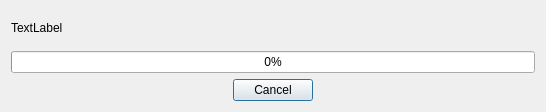
<?xml version="1.0" encoding="UTF-8"?>
<ui version="4.0">
 <class>LoadingDialog</class>
 <widget class="QDialog" name="LoadingDialog">
  <property name="geometry">
   <rect>
    <x>0</x>
    <y>0</y>
    <width>546</width>
    <height>112</height>
   </rect>
  </property>
  <property name="windowTitle">
   <string>Loading...</string>
  </property>
  <layout class="QVBoxLayout" name="verticalLayout">
   <item>
    <widget class="QLabel" name="labContent">
     <property name="text">
      <string>TextLabel</string>
     </property>
    </widget>
   </item>
   <item>
    <widget class="QProgressBar" name="progressBar">
     <property name="value">
      <number>0</number>
     </property>
    </widget>
   </item>
   <item>
    <layout class="QHBoxLayout" name="horizontalLayout">
     <item>
      <widget class="QPushButton" name="btnCancel">
       <property name="sizePolicy">
        <sizepolicy hsizetype="Fixed" vsizetype="Fixed">
         <horstretch>0</horstretch>
         <verstretch>0</verstretch>
        </sizepolicy>
       </property>
       <property name="text">
        <string>Cancel</string>
       </property>
      </widget>
     </item>
    </layout>
   </item>
  </layout>
 </widget>
 <resources/>
 <connections/>
</ui>
